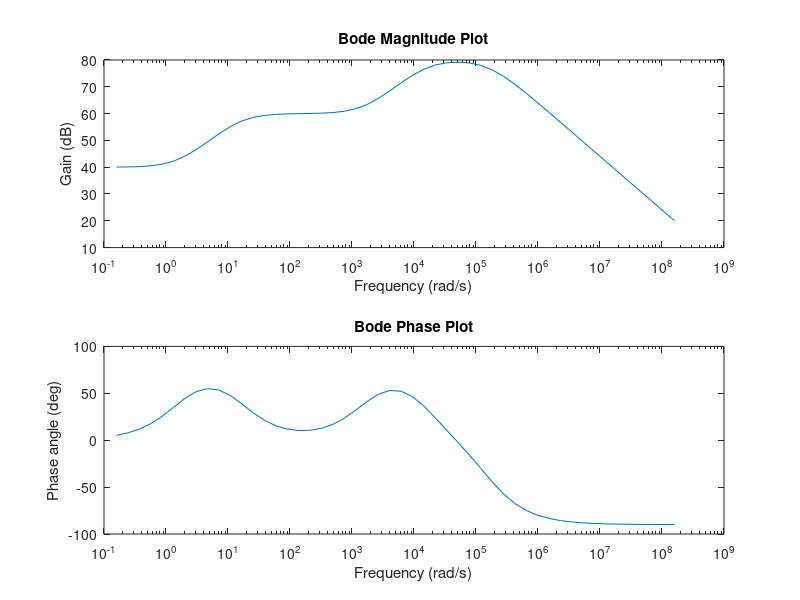

Source code (MATLAB):
% Anthony Rosenblum
% EELE 203
% 5/21/2018
% ICA 11

j = sqrt(-1);
wmin = 1;
wmax = 1000000000;
w = logspace(log10(wmin),log10(wmax));
h = 100 .* ((1 + j*(w/10)).*(1 + j*(w/10000))./((1+j*(w/100)).*(1+j*(w/100000)).*(1+j*(w/1000000))));

z = 20*log10(abs(h));
k = angle(h) * 180/pi;

subplot(2,1,1), semilogx(w/(2*pi),z)
xlabel('Frequency (rad/s)'), ylabel ('Gain (dB)')
title('Bode Magnitude Plot')


subplot(2,1,2), semilogx(w/(2*pi), k)
xlabel('Frequency (rad/s)'), ylabel ('Phase angle (deg)')
title('Bode Phase Plot')